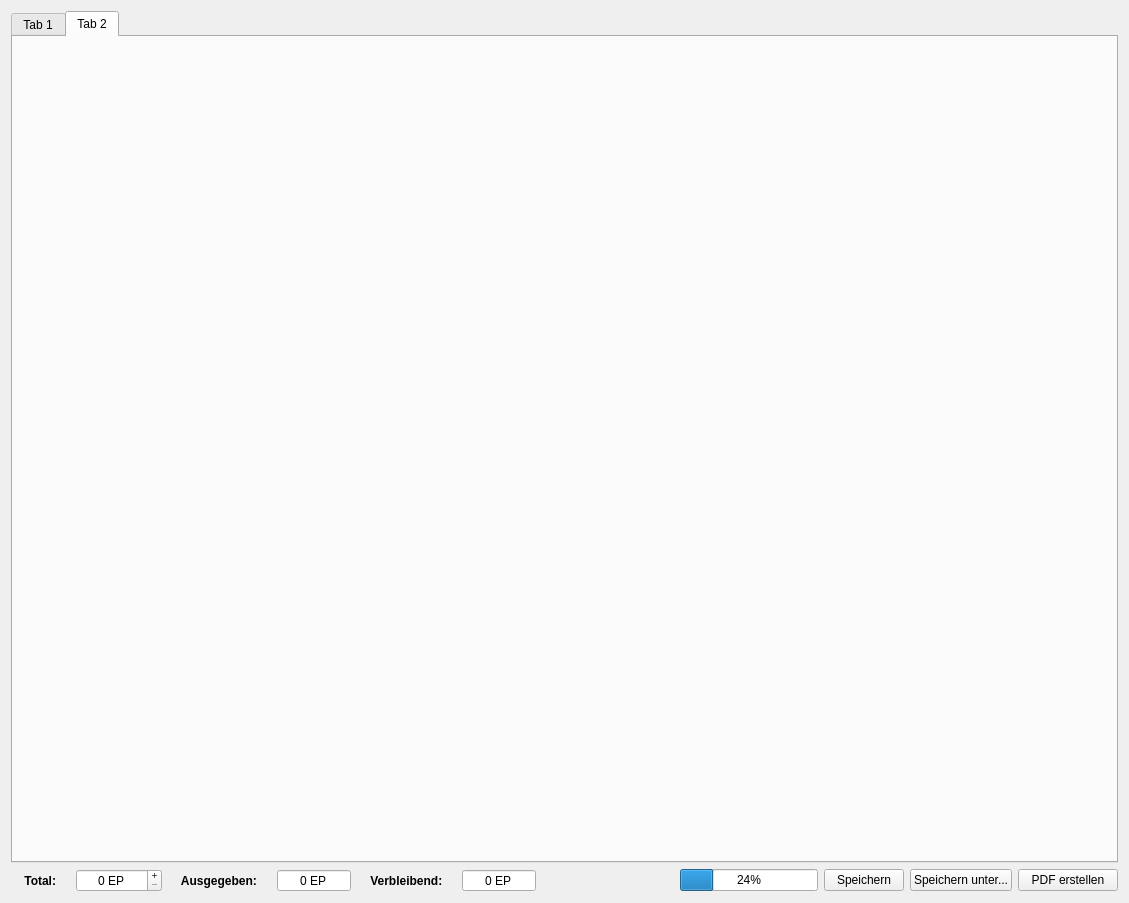
<?xml version="1.0" encoding="UTF-8"?>
<ui version="4.0">
 <class>formMain</class>
 <widget class="QWidget" name="formMain">
  <property name="windowModality">
   <enum>Qt::ApplicationModal</enum>
  </property>
  <property name="geometry">
   <rect>
    <x>0</x>
    <y>0</y>
    <width>1129</width>
    <height>903</height>
   </rect>
  </property>
  <property name="windowTitle">
   <string>Sephrasto - Charakter erstellen</string>
  </property>
  <layout class="QGridLayout" name="gridLayout">
   <item row="0" column="0">
    <widget class="QScrollArea" name="scrollArea">
     <property name="frameShape">
      <enum>QFrame::NoFrame</enum>
     </property>
     <property name="widgetResizable">
      <bool>true</bool>
     </property>
     <widget class="QWidget" name="scrollAreaWidgetContents">
      <property name="geometry">
       <rect>
        <x>0</x>
        <y>0</y>
        <width>1107</width>
        <height>844</height>
       </rect>
      </property>
      <layout class="QVBoxLayout" name="verticalLayout_2">
       <property name="leftMargin">
        <number>0</number>
       </property>
       <property name="topMargin">
        <number>0</number>
       </property>
       <property name="rightMargin">
        <number>0</number>
       </property>
       <property name="bottomMargin">
        <number>0</number>
       </property>
       <item>
        <layout class="QVBoxLayout" name="verticalLayout">
         <item>
          <layout class="QHBoxLayout" name="horizontalLayout">
           <item>
            <widget class="QTabWidget" name="tabs">
             <property name="tabPosition">
              <enum>QTabWidget::North</enum>
             </property>
             <property name="currentIndex">
              <number>1</number>
             </property>
             <property name="elideMode">
              <enum>Qt::ElideRight</enum>
             </property>
             <property name="documentMode">
              <bool>false</bool>
             </property>
             <property name="class" stdset="0">
              <string>h1</string>
             </property>
             <widget class="QWidget" name="tab">
              <attribute name="title">
               <string>Tab 1</string>
              </attribute>
             </widget>
             <widget class="QWidget" name="tab_2">
              <attribute name="title">
               <string>Tab 2</string>
              </attribute>
             </widget>
            </widget>
           </item>
          </layout>
         </item>
        </layout>
       </item>
      </layout>
     </widget>
    </widget>
   </item>
   <item row="1" column="0">
    <layout class="QHBoxLayout" name="horizontalLayout_2">
     <item>
      <widget class="QLabel" name="label">
       <property name="font">
        <font>
         <weight>75</weight>
         <bold>true</bold>
        </font>
       </property>
       <property name="text">
        <string>    Total:    </string>
       </property>
       <property name="class" stdset="0">
        <string>h4</string>
       </property>
      </widget>
     </item>
     <item>
      <widget class="QSpinBox" name="spinEP">
       <property name="alignment">
        <set>Qt::AlignCenter</set>
       </property>
       <property name="buttonSymbols">
        <enum>QAbstractSpinBox::PlusMinus</enum>
       </property>
       <property name="suffix">
        <string> EP</string>
       </property>
       <property name="maximum">
        <number>100000</number>
       </property>
      </widget>
     </item>
     <item>
      <widget class="QLabel" name="label_3">
       <property name="font">
        <font>
         <weight>75</weight>
         <bold>true</bold>
        </font>
       </property>
       <property name="text">
        <string>    Ausgegeben:    </string>
       </property>
       <property name="class" stdset="0">
        <string>h4</string>
       </property>
      </widget>
     </item>
     <item>
      <widget class="QSpinBox" name="spinSpent">
       <property name="focusPolicy">
        <enum>Qt::NoFocus</enum>
       </property>
       <property name="alignment">
        <set>Qt::AlignCenter</set>
       </property>
       <property name="readOnly">
        <bool>true</bool>
       </property>
       <property name="buttonSymbols">
        <enum>QAbstractSpinBox::NoButtons</enum>
       </property>
       <property name="suffix">
        <string> EP</string>
       </property>
       <property name="minimum">
        <number>-100000</number>
       </property>
       <property name="maximum">
        <number>100000</number>
       </property>
      </widget>
     </item>
     <item>
      <widget class="QLabel" name="label_2">
       <property name="font">
        <font>
         <weight>75</weight>
         <bold>true</bold>
        </font>
       </property>
       <property name="text">
        <string>    Verbleibend:    </string>
       </property>
       <property name="class" stdset="0">
        <string>h4</string>
       </property>
      </widget>
     </item>
     <item>
      <widget class="QSpinBox" name="spinRemaining">
       <property name="focusPolicy">
        <enum>Qt::NoFocus</enum>
       </property>
       <property name="autoFillBackground">
        <bool>false</bool>
       </property>
       <property name="alignment">
        <set>Qt::AlignCenter</set>
       </property>
       <property name="readOnly">
        <bool>true</bool>
       </property>
       <property name="buttonSymbols">
        <enum>QAbstractSpinBox::NoButtons</enum>
       </property>
       <property name="suffix">
        <string> EP</string>
       </property>
       <property name="minimum">
        <number>-100000</number>
       </property>
       <property name="maximum">
        <number>100000</number>
       </property>
      </widget>
     </item>
     <item>
      <spacer name="horizontalSpacer">
       <property name="orientation">
        <enum>Qt::Horizontal</enum>
       </property>
       <property name="sizeHint" stdset="0">
        <size>
         <width>40</width>
         <height>20</height>
        </size>
       </property>
      </spacer>
     </item>
     <item>
      <widget class="QProgressBar" name="progressBar">
       <property name="enabled">
        <bool>true</bool>
       </property>
       <property name="maximumSize">
        <size>
         <width>305</width>
         <height>16777215</height>
        </size>
       </property>
       <property name="value">
        <number>24</number>
       </property>
      </widget>
     </item>
     <item>
      <widget class="QPushButton" name="buttonQuicksave">
       <property name="minimumSize">
        <size>
         <width>75</width>
         <height>0</height>
        </size>
       </property>
       <property name="text">
        <string>Speichern</string>
       </property>
      </widget>
     </item>
     <item>
      <widget class="QPushButton" name="buttonSave">
       <property name="minimumSize">
        <size>
         <width>75</width>
         <height>0</height>
        </size>
       </property>
       <property name="text">
        <string>Speichern unter...</string>
       </property>
      </widget>
     </item>
     <item>
      <widget class="QPushButton" name="buttonSavePDF">
       <property name="minimumSize">
        <size>
         <width>100</width>
         <height>0</height>
        </size>
       </property>
       <property name="maximumSize">
        <size>
         <width>16777214</width>
         <height>16777215</height>
        </size>
       </property>
       <property name="text">
        <string>PDF erstellen</string>
       </property>
      </widget>
     </item>
    </layout>
   </item>
  </layout>
 </widget>
 <tabstops>
  <tabstop>tabs</tabstop>
  <tabstop>spinEP</tabstop>
  <tabstop>spinSpent</tabstop>
  <tabstop>spinRemaining</tabstop>
 </tabstops>
 <resources/>
 <connections/>
</ui>
